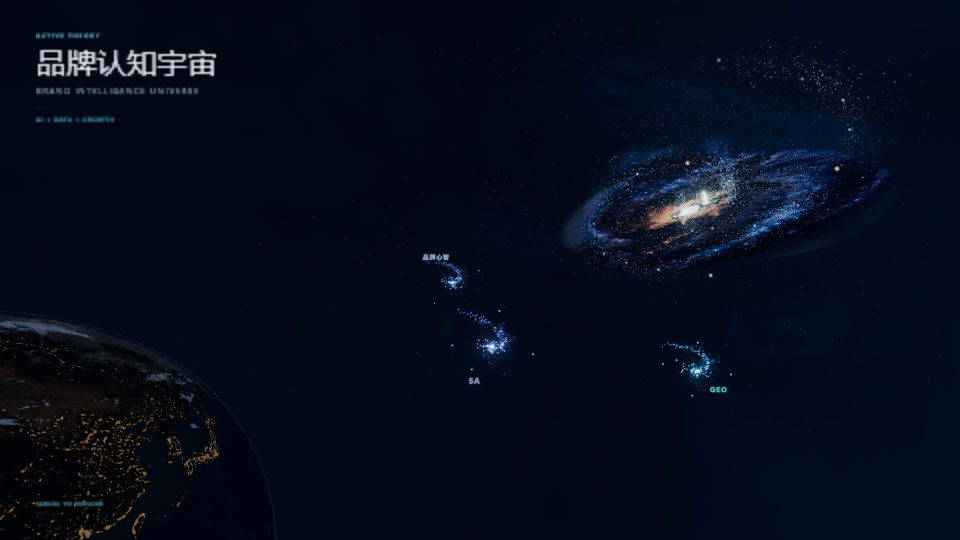
#> input picture tools/blender/h1/assets/hero-base-v1-no-galaxy.jpg, 1920 x 1080 px (shown at 1/2 size)
$ python -i validateGalaxyMaster.py   (imports and definitions only)
#> lines starting #> are read from the running program, lines starting #| are printed output that depends on the picture
#!/usr/bin/env python3
"""Validate an 8K RGBA galaxy master without modifying the input image."""

from __future__ import annotations

import argparse
import hashlib
import json
import sys
from pathlib import Path

try:
    from PIL import Image, ImageOps, ImageStat
except ImportError as exc:  # pragma: no cover - environment-specific failure
    raise SystemExit("Pillow is required: python -m pip install Pillow") from exc


EXPECTED_SIZE = (8192, 8192)
WIDTH_RANGE = (0.84, 0.90)
HEIGHT_RANGE = (0.72, 0.84)
OUTER_SAFE_RATIO = 0.01


# [6 lines left out: function sha256_file, not called in this run]


def nonzero_count(channel: Image.Image) -> int:
    histogram = channel.histogram()
    return int(sum(histogram[1:]))


def line_coverage(alpha: Image.Image, box: tuple[int, int, int, int]) -> float:
    line = alpha.crop(box)
    return nonzero_count(line) / max(1, line.width * line.height)


def analyze(path: Path) -> dict:
    with Image.open(path) as source:
#> source is the input picture: PIL image 1920x1080 RGB; mean R, G, B 4.8, 12.3, 26.5
        source.load()
        source_mode = source.mode
#> source_mode = 'RGB'
        width, height = source.size
#> width = 1920; height = 1080
        rgba = source.convert("RGBA")

    alpha = rgba.getchannel("A")
#> alpha: PIL image 1920x1080 L; every value is 255
    bbox = alpha.getbbox()
#> bbox = (0, 0, 1920, 1080)
    corners = {
        "top_left": alpha.getpixel((0, 0)),
        "top_right": alpha.getpixel((width - 1, 0)),
        "bottom_left": alpha.getpixel((0, height - 1)),
        "bottom_right": alpha.getpixel((width - 1, height - 1)),
    }
#> corners = {'top_left': 255, 'top_right': 255, 'bottom_left': 255, 'bottom_right': 255}
    corners_are_zero = all(value == 0 for value in corners.values())
#> corners_are_zero = False

    safe_x = max(1, round(width * OUTER_SAFE_RATIO))
#> safe_x = 19
    safe_y = max(1, round(height * OUTER_SAFE_RATIO))
#> safe_y = 11
    outer_bands = {
        "top": alpha.crop((0, 0, width, safe_y)),
        "bottom": alpha.crop((0, height - safe_y, width, height)),
        "left": alpha.crop((0, safe_y, safe_x, height - safe_y)),
        "right": alpha.crop((width - safe_x, safe_y, width, height - safe_y)),
    }
    outer_nonzero = sum(nonzero_count(band) for band in outer_bands.values())
#> outer_nonzero = 82444
    outer_is_transparent = outer_nonzero == 0
#> outer_is_transparent = False

    effective_pixels = nonzero_count(alpha)
#> effective_pixels = 2073600
    effective_area_ratio = effective_pixels / max(1, width * height)
#> effective_area_ratio = 1
    if bbox:
        left, top, right, bottom = bbox
#> left = 0; top = 0; right = 1920; bottom = 1080
        bbox_width = right - left
#> bbox_width = 1920
        bbox_height = bottom - top
#> bbox_height = 1080
        width_ratio = bbox_width / width
#> width_ratio = 1
        height_ratio = bbox_height / height
#> height_ratio = 1
        border_coverage = {
            "top": line_coverage(alpha, (left, top, right, min(bottom, top + 1))),
            "bottom": line_coverage(alpha, (left, max(top, bottom - 1), right, bottom)),
            "left": line_coverage(alpha, (left, top, min(right, left + 1), bottom)),
            "right": line_coverage(alpha, (max(left, right - 1), top, right, bottom)),
        }
#> border_coverage = {'top': 1, 'bottom': 1, 'left': 1, 'right': 1}
    else:
        bbox_width = bbox_height = 0
        width_ratio = height_ratio = 0.0
        border_coverage = {"top": 0.0, "bottom": 0.0, "left": 0.0, "right": 0.0}

    opposing_horizontal = min(border_coverage["top"], border_coverage["bottom"])
#> opposing_horizontal = 1
    opposing_vertical = min(border_coverage["left"], border_coverage["right"])
#> opposing_vertical = 1
    rectangular_alpha_edge = (
        opposing_horizontal >= 0.65 and opposing_vertical >= 0.65
    ) or (
        sum(border_coverage.values()) / 4 >= 0.82
    )
#> rectangular_alpha_edge = True

    active_mask = alpha.point(lambda value: 255 if value > 0 else 0)
    luminance = ImageOps.grayscale(rgba.convert("RGB"))
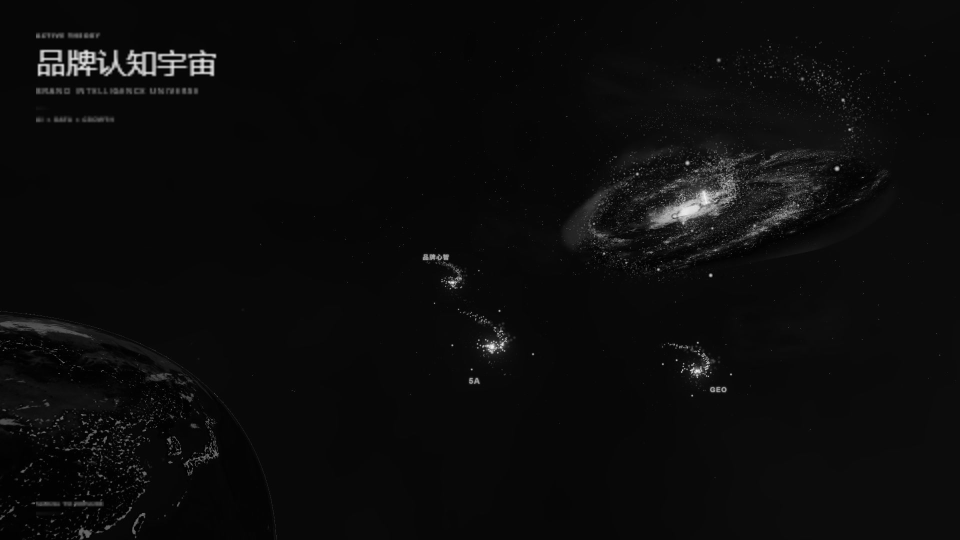
#> luminance: PIL image 1920x1080 L (shown at 1/2 size); min 0, max 249, mean 11.7
    if effective_pixels:
        brightness_stat = ImageStat.Stat(luminance, mask=active_mask)
        brightness_mean = float(brightness_stat.mean[0])
#> brightness_mean = 11.69
        brightness_max = int(brightness_stat.extrema[0][1])
#> brightness_max = 249
    else:
        brightness_mean = 0.0
        brightness_max = 0

    checks = {
        "dimensions_8192x8192": (width, height) == EXPECTED_SIZE,
        "mode_rgba": source_mode == "RGBA",
        "corner_alpha_zero": corners_are_zero,
        "outer_one_percent_transparent": outer_is_transparent,
        "subject_width_ratio_recommended": WIDTH_RANGE[0] <= width_ratio <= WIDTH_RANGE[1],
        "subject_height_ratio_recommended": HEIGHT_RANGE[0] <= height_ratio <= HEIGHT_RANGE[1],
        "no_rectangular_alpha_edge": not rectangular_alpha_edge,
        "has_visible_alpha": effective_pixels > 0,
    }
#> checks = {'dimensions_8192x8192': False, 'mode_rgba': False, 'corner_alpha_zero': False, 'outer_one_percent_transparent': False, 'subject_width_ratio_recommended': False, 'subject_height_ratio_recommended': False, 'no_rectangular_alpha_edge': False, 'has_visible_alpha': True}
    hard_checks = (
        "dimensions_8192x8192",
        "mode_rgba",
        "corner_alpha_zero",
        "outer_one_percent_transparent",
        "no_rectangular_alpha_edge",
        "has_visible_alpha",
    )
    hard_pass = all(checks[name] for name in hard_checks)
#> hard_pass = False
    recommended_pass = (
        checks["subject_width_ratio_recommended"]
        and checks["subject_height_ratio_recommended"]
    )
#> recommended_pass = False
    status = "PASS" if hard_pass and recommended_pass else "WARNING" if hard_pass else "FAIL"
#> status = 'FAIL'

    return {
        "status": status,
#> (the run stopped early here; a loop or call above may not have finished)
